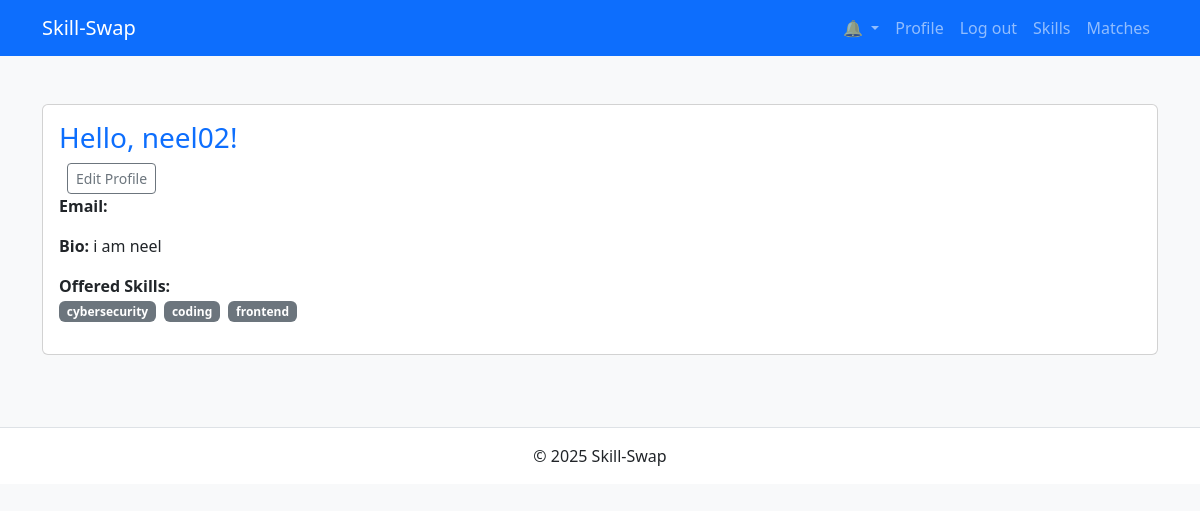
The page /accounts/profile/ (signed in) on the database its author committed.
### users/models.py (models this page shows, shortened)
class Profile(models.Model):
    user        = models.OneToOneField(User, on_delete=models.CASCADE)
    bio         = models.TextField(blank=True)
    skills      = models.ManyToManyField('skills.Skill', blank=True, related_name='holders')

class User(AbstractUser):
    pass

### skills/models.py (models this page shows, shortened)
class Skill(models.Model):
    name = models.CharField(max_length=50, unique=True)

### users/views.py (the view)
# urls.py: path('profile/', views.ProfileView.as_view(), name='profile'),
class ProfileView(LoginRequiredMixin, generic.DetailView):
    model = Profile
    template_name = 'users/profile.html'
    def get_object(self):
        profile, created = Profile.objects.get_or_create(user=self.request.user)
        return profile

### notifications/context_processors.py (called while the page is built)
def unread_notifications(request):
    if request.user.is_authenticated:
        qs = Notification.objects.filter(
            user=request.user, is_read=False
        ).order_by('-created')
        return {'unread_notifications': qs}
    return {}

### templates/users/profile.html
{% extends "base.html" %}
{% block content %}
  <div class="card mb-4">
    <div class="card-body">
      <h3 class="card-title">Hello, {{ object.user.username }}!</h3>
      <a href="{% url 'users:profile_edit' %}" class="btn btn-sm btn-outline-secondary ms-2">
        Edit Profile
      </a>
      <p><strong>Email:</strong> {{ object.user.email }}</p>
      <p><strong>Bio:</strong> {{ object.bio|default:"(none)" }}</p>
      <p>
        <strong>Offered Skills:</strong><br>
        {% for skill in object.skills.all %}
          <span class="badge bg-secondary me-1">{{ skill.name }}</span>
        {% empty %}
          <em>No skills yet.</em>
        {% endfor %}
      </p>
    </div>
  </div>
{% endblock %}

### static/css/site.css (style rules this page uses)
body { font-family: "Segoe UI", sans-serif; }
.card-title { color: #0d6efd; }

### rows shown on the page
Profile: user.username "neel02", bio "i am neel"
Skill: name "cybersecurity"
Skill: name "coding"
Skill: name "frontend"
